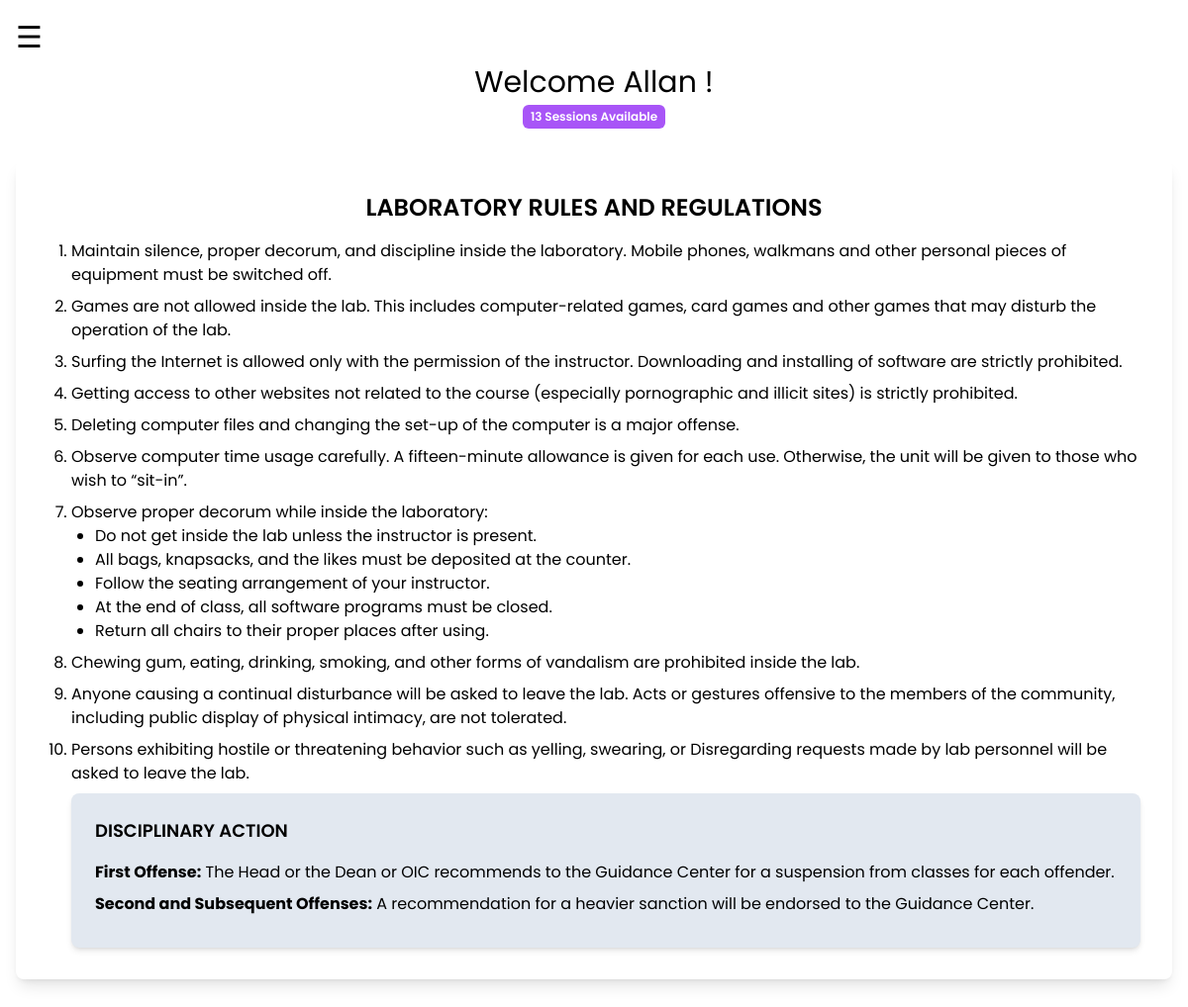
/ (signed in), run on an earlier commit of the app's database.
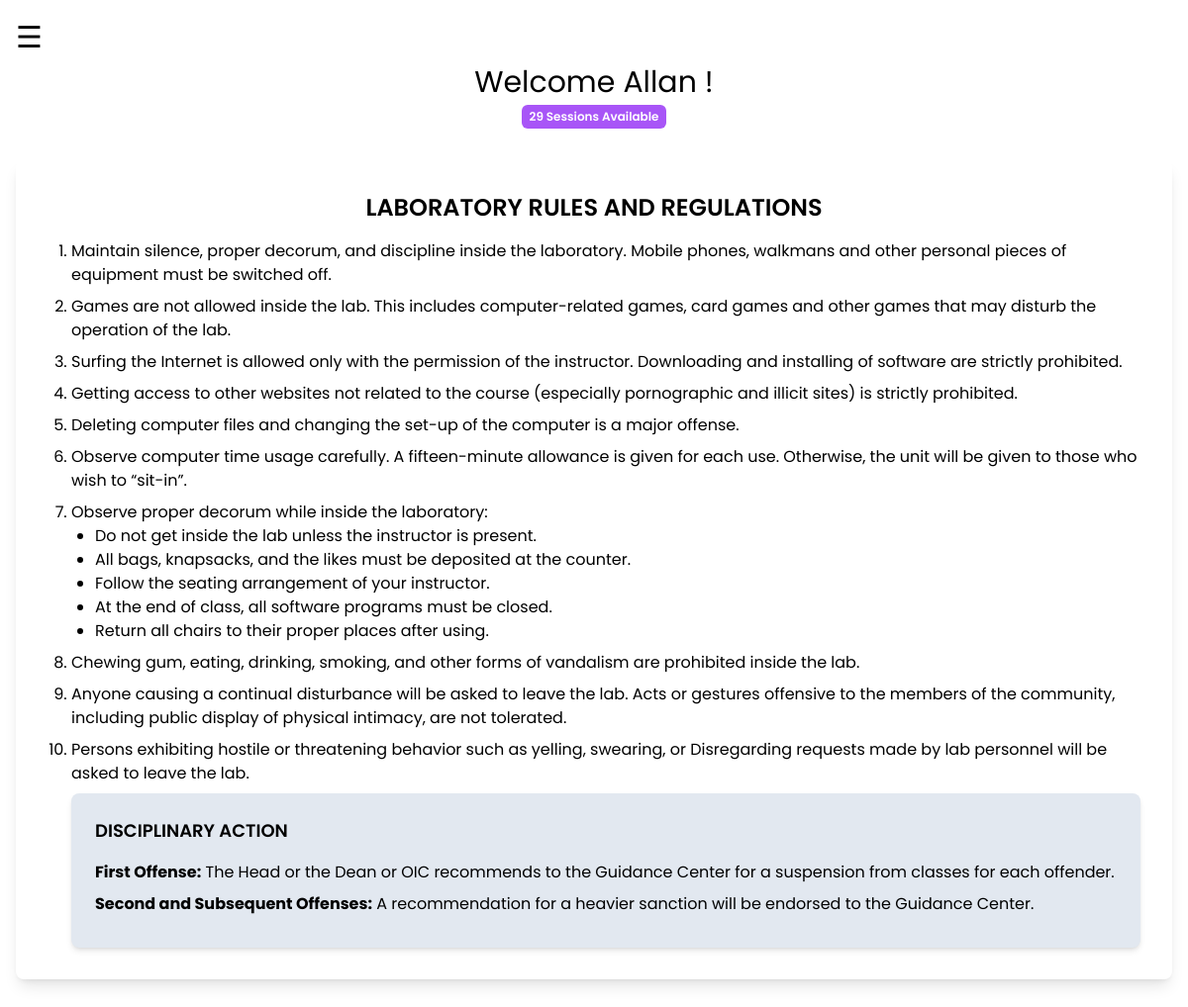
And on a later commit of the database.
### tables this page shows
CREATE TABLE `student` (
  `id` int(11) NOT NULL,
  `email` varchar(250) NOT NULL,
  `password` varchar(250) NOT NULL,
  `firstname` varchar(150) NOT NULL,
  `lastname` varchar(150) NOT NULL,
  `middlename` varchar(150) NOT NULL,
  `age` int(150) NOT NULL,
  `gender` varchar(150) NOT NULL,
  `address` varchar(150) NOT NULL,
  `phone` int(150) NOT NULL,
  `idno` int(150) NOT NULL,
  `sessions` int(11) NOT NULL DEFAULT 30
);

### index.php (the view, shortened to what this page needs)
<?php
include('connector.php');
$id = $_SESSION['id'];
$select = "SELECT * FROM student WHERE id = '$id'";
$result = $connection->query($select);
$user = $result->fetch_assoc();
$sessions = $user['sessions'];
?>
<!DOCTYPE html>
<html>
<head>
<script src="https://cdn.tailwindcss.com"></script>
</head>
<body>
<div id="main">
<span style="font-size:30px;cursor:pointer" onclick="openNav()">&#9776;</span>
<div class="w-full flex items-center flex-col">
  <h1 style="text-align:center; font-size:30px; font-weight:strong">Welcome <?php echo $_SESSION['firstname'];?>!</h1>
<span class="text-xs font-semibold px-2 p-1 bg-purple-500 text-white rounded-md text-center self-center"><?php echo $sessions?> Sessions Available</span>
<div class=" mt-8 bg-white rounded-lg shadow-lg p-8 mx-28 w-full">
        <h2 class="text-2xl font-semibold mb-4 text-center">LABORATORY RULES AND REGULATIONS</h2>
        <ol class="list-decimal pl-6">
            <li class="mb-2">Maintain silence, proper decorum, and discipline inside the laboratory. Mobile phones, walkmans and other personal pieces of equipment must be switched off.</li>
            <li class="mb-2">Games are not allowed inside the lab. This includes computer-related games, card games and other games that may disturb the operation of the lab.</li>
            <li class="mb-2">Surfing the Internet is allowed only with the permission of the instructor. Downloading and installing of software are strictly prohibited.</li>
            <li class="mb-2">Getting access to other websites not related to the course (especially pornographic and illicit sites) is strictly prohibited.</li>
            <li class="mb-2">Deleting computer files and changing the set-up of the computer is a major offense.</li>
            <li class="mb-2">Observe computer time usage carefully. A fifteen-minute allowance is given for each use. Otherwise, the unit will be given to those who wish to “sit-in”.</li>
            <li class="mb-2">Observe proper decorum while inside the laboratory:
                <ol class="list-disc pl-6">
                    <li>Do not get inside the lab unless the instructor is present.</li>
                    <li>All bags, knapsacks, and the likes must be deposited at the counter.</li>
                    <li>Follow the seating arrangement of your instructor.</li>
                    <li>At the end of class, all software programs must be closed.</li>
                    <li>Return all chairs to their proper places after using.</li>
                </ol>
            </li>
            <li class="mb-2">Chewing gum, eating, drinking, smoking, and other forms of vandalism are prohibited inside the lab.</li>
            <li class="mb-2">Anyone causing a continual disturbance will be asked to leave the lab. Acts or gestures offensive to the members of the community, including public display of physical intimacy, are not tolerated.</li>
            <li class="mb-2">Persons exhibiting hostile or threatening behavior such as yelling, swearing, or Disregarding requests made by lab personnel will be asked to leave the lab.</li>
            <div class="bg-slate-200 p-6 rounded-lg shadow-md">
            <h2 class="text-lg font-semibold mb-4">DISCIPLINARY ACTION</h2>
            <p class="mb-2"><strong>First Offense:</strong> The Head or the Dean or OIC recommends to the Guidance Center for a suspension from classes for each offender.</p>
            <p class="mb-2"><strong>Second and Subsequent Offenses:</strong> A recommendation for a heavier sanction will be endorsed to the Guidance Center.</p>
        </div>
        </ol>
    </div>
</div>
<br>
</div>
</body>
</html>

What changed in the data, as far as the page shows it:
changed student: sessions "13" → "29"
